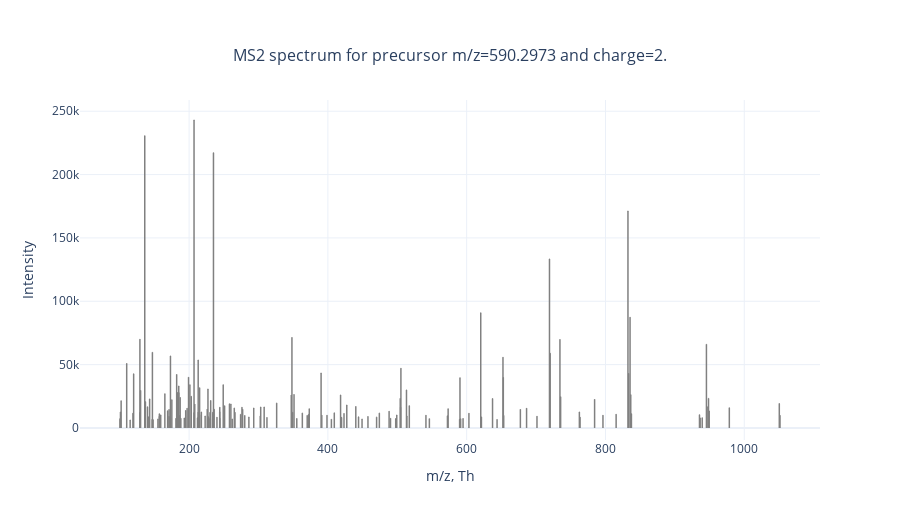

Notebook source saved alongside this figure:
### Code cell
# let's plot the MS2 spectra acquired at 50.0019 min for the precursor m/z = 590.2973
plot_mass_spectra(
    mz_values=df_ms2[df_ms2.scan == 61885].mz_values.values[0], 
    intensity_values=df_ms2[df_ms2.scan == 61885].intensity_values.values[0],
    title=f"MS2 spectrum for precursor m/z={df_ms2[df_ms2.scan == 61885].prec_mono_mz.values[0]} and charge={df_ms2[df_ms2.scan == 61885].prec_charge.values[0]}."
).show(config=utils.config)

### Figure 1 — Plotly figure (JSON) as saved in the notebook; plotly's stock layout.template omitted (floating-point values rounded to 4 significant figures; data arrays with more than 128 entries replaced by an {"elided": "..."} marker saying what was removed)
{"data": [{"hovertemplate": "<b>m/z:</b> %{x};<br><b>Intensity:</b> %{y}.", "marker": {"color": "grey", "size": 1}, "mode": "markers", "name": "", "showlegend": false, "type": "scatter", "x": {"elided": "170 float values"}, "y": {"elided": "170 int values"}}], "layout": {"height": 520, "hovermode": "closest", "legend": {"orientation": "h", "x": 1, "xanchor": "right", "y": 1.01, "yanchor": "bottom"}, "shapes": [{"line": {"color": "grey", "width": 1.5}, "type": "line", "x0": 100.4, "x1": 100.4, "xref": "x", "y0": 0, "y1": 7199, "yref": "y"}, {"line": {"color": "grey", "width": 1.5}, "type": "line", "x0": 101.1, "x1": 101.1, "xref": "x", "y0": 0, "y1": 12615, "yref": "y"}, {"line": {"color": "grey", "width": 1.5}, "type": "line", "x0": 101.1, "x1": 101.1, "xref": "x", "y0": 0, "y1": 6445, "yref": "y"}, {"line": {"color": "grey", "width": 1.5}, "type": "line", "x0": 102.1, "x1": 102.1, "xref": "x", "y0": 0, "y1": 21390, "yref": "y"}, {"line": {"color": "grey", "width": 1.5}, "type": "line", "x0": 110.1, "x1": 110.1, "xref": "x", "y0": 0, "y1": 50917, "yref": "y"}, {"line": {"color": "grey", "width": 1.5}, "type": "line", "x0": 115.1, "x1": 115.1, "xref": "x", "y0": 0, "y1": 6285, "yref": "y"}, {"line": {"color": "grey", "width": 1.5}, "type": "line", "x0": 119.0, "x1": 119.0, "xref": "x", "y0": 0, "y1": 11642, "yref": "y"}, {"line": {"color": "grey", "width": 1.5}, "type": "line", "x0": 120.1, "x1": 120.1, "xref": "x", "y0": 0, "y1": 42710, "yref": "y"}, {"line": {"color": "grey", "width": 1.5}, "type": "line", "x0": 129.1, "x1": 129.1, "xref": "x", "y0": 0, "y1": 12219, "yref": "y"}, {"line": {"color": "grey", "width": 1.5}, "type": "line", "x0": 129.1, "x1": 129.1, "xref": "x", "y0": 0, "y1": 69930, "yref": "y"}, {"line": {"color": "grey", "width": 1.5}, "type": "line", "x0": 130.1, "x1": 130.1, "xref": "x", "y0": 0, "y1": 29630, "yref": "y"}, {"line": {"color": "grey", "width": 1.5}, "type": "line", "x0": 136.1, "x1": 136.1, "xref": "x", "y0": 0, "y1": 11195, "yref": "y"}, {"line": {"color": "grey", "width": 1.5}, "type": "line", "x0": 136.1, "x1": 136.1, "xref": "x", "y0": 0, "y1": 230662, "yref": "y"}, {"line": {"color": "grey", "width": 1.5}, "type": "line", "x0": 137.1, "x1": 137.1, "xref": "x", "y0": 0, "y1": 20749, "yref": "y"}, {"line": {"color": "grey", "width": 1.5}, "type": "line", "x0": 140.1, "x1": 140.1, "xref": "x", "y0": 0, "y1": 16678, "yref": "y"}, {"line": {"color": "grey", "width": 1.5}, "type": "line", "x0": 141.1, "x1": 141.1, "xref": "x", "y0": 0, "y1": 8762, "yref": "y"}, {"line": {"color": "grey", "width": 1.5}, "type": "line", "x0": 143.1, "x1": 143.1, "xref": "x", "y0": 0, "y1": 22936, "yref": "y"}, {"line": {"color": "grey", "width": 1.5}, "type": "line", "x0": 146.7, "x1": 146.7, "xref": "x", "y0": 0, "y1": 6765, "yref": "y"}, {"line": {"color": "grey", "width": 1.5}, "type": "line", "x0": 147.1, "x1": 147.1, "xref": "x", "y0": 0, "y1": 59728, "yref": "y"}, {"line": {"color": "grey", "width": 1.5}, "type": "line", "x0": 148.1, "x1": 148.1, "xref": "x", "y0": 0, "y1": 6422, "yref": "y"}, {"line": {"color": "grey", "width": 1.5}, "type": "line", "x0": 155.1, "x1": 155.1, "xref": "x", "y0": 0, "y1": 7168, "yref": "y"}, {"line": {"color": "grey", "width": 1.5}, "type": "line", "x0": 157.1, "x1": 157.1, "xref": "x", "y0": 0, "y1": 9064, "yref": "y"}, {"line": {"color": "grey", "width": 1.5}, "type": "line", "x0": 157.1, "x1": 157.1, "xref": "x", "y0": 0, "y1": 11202, "yref": "y"}, {"line": {"color": "grey", "width": 1.5}, "type": "line", "x0": 158.1, "x1": 158.1, "xref": "x", "y0": 0, "y1": 8921, "yref": "y"}, {"line": {"color": "grey", "width": 1.5}, "type": "line", "x0": 159.1, "x1": 159.1, "xref": "x", "y0": 0, "y1": 10291, "yref": "y"}, {"line": {"color": "grey", "width": 1.5}, "type": "line", "x0": 165.1, "x1": 165.1, "xref": "x", "y0": 0, "y1": 27072, "yref": "y"}, {"line": {"color": "grey", "width": 1.5}, "type": "line", "x0": 169.1, "x1": 169.1, "xref": "x", "y0": 0, "y1": 13578, "yref": "y"}, {"line": {"color": "grey", "width": 1.5}, "type": "line", "x0": 171.1, "x1": 171.1, "xref": "x", "y0": 0, "y1": 9022, "yref": "y"}, {"line": {"color": "grey", "width": 1.5}, "type": "line", "x0": 171.1, "x1": 171.1, "xref": "x", "y0": 0, "y1": 14628, "yref": "y"}, {"line": {"color": "grey", "width": 1.5}, "type": "line", "x0": 173.1, "x1": 173.1, "xref": "x", "y0": 0, "y1": 8520, "yref": "y"}, {"line": {"color": "grey", "width": 1.5}, "type": "line", "x0": 173.1, "x1": 173.1, "xref": "x", "y0": 0, "y1": 56874, "yref": "y"}, {"line": {"color": "grey", "width": 1.5}, "type": "line", "x0": 175.1, "x1": 175.1, "xref": "x", "y0": 0, "y1": 22173, "yref": "y"}, {"line": {"color": "grey", "width": 1.5}, "type": "line", "x0": 181.1, "x1": 181.1, "xref": "x", "y0": 0, "y1": 7372, "yref": "y"}, {"line": {"color": "grey", "width": 1.5}, "type": "line", "x0": 182.1, "x1": 182.1, "xref": "x", "y0": 0, "y1": 42208, "yref": "y"}, {"line": {"color": "grey", "width": 1.5}, "type": "line", "x0": 183.1, "x1": 183.1, "xref": "x", "y0": 0, "y1": 27900, "yref": "y"}, {"line": {"color": "grey", "width": 1.5}, "type": "line", "x0": 185.1, "x1": 185.1, "xref": "x", "y0": 0, "y1": 33111, "yref": "y"}, {"line": {"color": "grey", "width": 1.5}, "type": "line", "x0": 185.1, "x1": 185.1, "xref": "x", "y0": 0, "y1": 8534, "yref": "y"}, {"line": {"color": "grey", "width": 1.5}, "type": "line", "x0": 185.2, "x1": 185.2, "xref": "x", "y0": 0, "y1": 27786, "yref": "y"}, {"line": {"color": "grey", "width": 1.5}, "type": "line", "x0": 186.1, "x1": 186.1, "xref": "x", "y0": 0, "y1": 9850, "yref": "y"}, {"line": {"color": "grey", "width": 1.5}, "type": "line", "x0": 187.1, "x1": 187.1, "xref": "x", "y0": 0, "y1": 7892, "yref": "y"}, {"line": {"color": "grey", "width": 1.5}, "type": "line", "x0": 187.1, "x1": 187.1, "xref": "x", "y0": 0, "y1": 23993, "yref": "y"}, {"line": {"color": "grey", "width": 1.5}, "type": "line", "x0": 188.1, "x1": 188.1, "xref": "x", "y0": 0, "y1": 7566, "yref": "y"}, {"line": {"color": "grey", "width": 1.5}, "type": "line", "x0": 193.1, "x1": 193.1, "xref": "x", "y0": 0, "y1": 7854, "yref": "y"}, {"line": {"color": "grey", "width": 1.5}, "type": "line", "x0": 195.1, "x1": 195.1, "xref": "x", "y0": 0, "y1": 13809, "yref": "y"}, {"line": {"color": "grey", "width": 1.5}, "type": "line", "x0": 197.1, "x1": 197.1, "xref": "x", "y0": 0, "y1": 15595, "yref": "y"}, {"line": {"color": "grey", "width": 1.5}, "type": "line", "x0": 199.2, "x1": 199.2, "xref": "x", "y0": 0, "y1": 40075, "yref": "y"}, {"line": {"color": "grey", "width": 1.5}, "type": "line", "x0": 201.1, "x1": 201.1, "xref": "x", "y0": 0, "y1": 34114, "yref": "y"}, {"line": {"color": "grey", "width": 1.5}, "type": "line", "x0": 203.1, "x1": 203.1, "xref": "x", "y0": 0, "y1": 25048, "yref": "y"}, {"line": {"color": "grey", "width": 1.5}, "type": "line", "x0": 207.1, "x1": 207.1, "xref": "x", "y0": 0, "y1": 11941, "yref": "y"}, {"line": {"color": "grey", "width": 1.5}, "type": "line", "x0": 207.1, "x1": 207.1, "xref": "x", "y0": 0, "y1": 243072, "yref": "y"}, {"line": {"color": "grey", "width": 1.5}, "type": "line", "x0": 208.1, "x1": 208.1, "xref": "x", "y0": 0, "y1": 18776, "yref": "y"}, {"line": {"color": "grey", "width": 1.5}, "type": "line", "x0": 212.1, "x1": 212.1, "xref": "x", "y0": 0, "y1": 7998, "yref": "y"}, {"line": {"color": "grey", "width": 1.5}, "type": "line", "x0": 213.1, "x1": 213.1, "xref": "x", "y0": 0, "y1": 53708, "yref": "y"}, {"line": {"color": "grey", "width": 1.5}, "type": "line", "x0": 213.2, "x1": 213.2, "xref": "x", "y0": 0, "y1": 12456, "yref": "y"}, {"line": {"color": "grey", "width": 1.5}, "type": "line", "x0": 215.1, "x1": 215.1, "xref": "x", "y0": 0, "y1": 10469, "yref": "y"}, {"line": {"color": "grey", "width": 1.5}, "type": "line", "x0": 215.1, "x1": 215.1, "xref": "x", "y0": 0, "y1": 31717, "yref": "y"}, {"line": {"color": "grey", "width": 1.5}, "type": "line", "x0": 217.7, "x1": 217.7, "xref": "x", "y0": 0, "y1": 12585, "yref": "y"}, {"line": {"color": "grey", "width": 1.5}, "type": "line", "x0": 223.1, "x1": 223.1, "xref": "x", "y0": 0, "y1": 9451, "yref": "y"}, {"line": {"color": "grey", "width": 1.5}, "type": "line", "x0": 226.1, "x1": 226.1, "xref": "x", "y0": 0, "y1": 14835, "yref": "y"}, {"line": {"color": "grey", "width": 1.5}, "type": "line", "x0": 227.1, "x1": 227.1, "xref": "x", "y0": 0, "y1": 9293, "yref": "y"}, {"line": {"color": "grey", "width": 1.5}, "type": "line", "x0": 227.2, "x1": 227.2, "xref": "x", "y0": 0, "y1": 30775, "yref": "y"}, {"line": {"color": "grey", "width": 1.5}, "type": "line", "x0": 228.1, "x1": 228.1, "xref": "x", "y0": 0, "y1": 8481, "yref": "y"}, {"line": {"color": "grey", "width": 1.5}, "type": "line", "x0": 230.1, "x1": 230.1, "xref": "x", "y0": 0, "y1": 7261, "yref": "y"}, {"line": {"color": "grey", "width": 1.5}, "type": "line", "x0": 230.1, "x1": 230.1, "xref": "x", "y0": 0, "y1": 12276, "yref": "y"}, {"line": {"color": "grey", "width": 1.5}, "type": "line", "x0": 231.1, "x1": 231.1, "xref": "x", "y0": 0, "y1": 21675, "yref": "y"}, {"line": {"color": "grey", "width": 1.5}, "type": "line", "x0": 234.0, "x1": 234.0, "xref": "x", "y0": 0, "y1": 7390, "yref": "y"}, {"line": {"color": "grey", "width": 1.5}, "type": "line", "x0": 234.1, "x1": 234.1, "xref": "x", "y0": 0, "y1": 12480, "yref": "y"}, {"line": {"color": "grey", "width": 1.5}, "type": "line", "x0": 235.1, "x1": 235.1, "xref": "x", "y0": 0, "y1": 11155, "yref": "y"}, {"line": {"color": "grey", "width": 1.5}, "type": "line", "x0": 235.1, "x1": 235.1, "xref": "x", "y0": 0, "y1": 217207, "yref": "y"}, {"line": {"color": "grey", "width": 1.5}, "type": "line", "x0": 236.1, "x1": 236.1, "xref": "x", "y0": 0, "y1": 14828, "yref": "y"}, {"line": {"color": "grey", "width": 1.5}, "type": "line", "x0": 240.1, "x1": 240.1, "xref": "x", "y0": 0, "y1": 8463, "yref": "y"}, {"line": {"color": "grey", "width": 1.5}, "type": "line", "x0": 244.1, "x1": 244.1, "xref": "x", "y0": 0, "y1": 12709, "yref": "y"}, {"line": {"color": "grey", "width": 1.5}, "type": "line", "x0": 244.1, "x1": 244.1, "xref": "x", "y0": 0, "y1": 7578, "yref": "y"}, {"line": {"color": "grey", "width": 1.5}, "type": "line", "x0": 244.2, "x1": 244.2, "xref": "x", "y0": 0, "y1": 16274, "yref": "y"}, {"line": {"color": "grey", "width": 1.5}, "type": "line", "x0": 249.2, "x1": 249.2, "xref": "x", "y0": 0, "y1": 34116, "yref": "y"}, {"line": {"color": "grey", "width": 1.5}, "type": "line", "x0": 251.1, "x1": 251.1, "xref": "x", "y0": 0, "y1": 17500, "yref": "y"}, {"line": {"color": "grey", "width": 1.5}, "type": "line", "x0": 258.1, "x1": 258.1, "xref": "x", "y0": 0, "y1": 19026, "yref": "y"}, {"line": {"color": "grey", "width": 1.5}, "type": "line", "x0": 260.2, "x1": 260.2, "xref": "x", "y0": 0, "y1": 18872, "yref": "y"}, {"line": {"color": "grey", "width": 1.5}, "type": "line", "x0": 262.1, "x1": 262.1, "xref": "x", "y0": 0, "y1": 7123, "yref": "y"}, {"line": {"color": "grey", "width": 1.5}, "type": "line", "x0": 265.1, "x1": 265.1, "xref": "x", "y0": 0, "y1": 15707, "yref": "y"}, {"line": {"color": "grey", "width": 1.5}, "type": "line", "x0": 266.1, "x1": 266.1, "xref": "x", "y0": 0, "y1": 12140, "yref": "y"}, {"line": {"color": "grey", "width": 1.5}, "type": "line", "x0": 274.2, "x1": 274.2, "xref": "x", "y0": 0, "y1": 10746, "yref": "y"}, {"line": {"color": "grey", "width": 1.5}, "type": "line", "x0": 276.2, "x1": 276.2, "xref": "x", "y0": 0, "y1": 16309, "yref": "y"}, {"line": {"color": "grey", "width": 1.5}, "type": "line", "x0": 277.2, "x1": 277.2, "xref": "x", "y0": 0, "y1": 14695, "yref": "y"}, {"line": {"color": "grey", "width": 1.5}, "type": "line", "x0": 280.2, "x1": 280.2, "xref": "x", "y0": 0, "y1": 9852, "yref": "y"}, {"line": {"color": "grey", "width": 1.5}, "type": "line", "x0": 286.1, "x1": 286.1, "xref": "x", "y0": 0, "y1": 8558, "yref": "y"}, {"line": {"color": "grey", "width": 1.5}, "type": "line", "x0": 293.1, "x1": 293.1, "xref": "x", "y0": 0, "y1": 15753, "yref": "y"}, {"line": {"color": "grey", "width": 1.5}, "type": "line", "x0": 302.5, "x1": 302.5, "xref": "x", "y0": 0, "y1": 9371, "yref": "y"}, {"line": {"color": "grey", "width": 1.5}, "type": "line", "x0": 303.2, "x1": 303.2, "xref": "x", "y0": 0, "y1": 16534, "yref": "y"}, {"line": {"color": "grey", "width": 1.5}, "type": "line", "x0": 308.2, "x1": 308.2, "xref": "x", "y0": 0, "y1": 16457, "yref": "y"}, {"line": {"color": "grey", "width": 1.5}, "type": "line", "x0": 312.2, "x1": 312.2, "xref": "x", "y0": 0, "y1": 8245, "yref": "y"}, {"line": {"color": "grey", "width": 1.5}, "type": "line", "x0": 326.2, "x1": 326.2, "xref": "x", "y0": 0, "y1": 19631, "yref": "y"}, {"line": {"color": "grey", "width": 1.5}, "type": "line", "x0": 347.2, "x1": 347.2, "xref": "x", "y0": 0, "y1": 25900, "yref": "y"}, {"line": {"color": "grey", "width": 1.5}, "type": "line", "x0": 348.2, "x1": 348.2, "xref": "x", "y0": 0, "y1": 71486, "yref": "y"}, {"line": {"color": "grey", "width": 1.5}, "type": "line", "x0": 349.2, "x1": 349.2, "xref": "x", "y0": 0, "y1": 12359, "yref": "y"}, {"line": {"color": "grey", "width": 1.5}, "type": "line", "x0": 351.2, "x1": 351.2, "xref": "x", "y0": 0, "y1": 26372, "yref": "y"}, {"line": {"color": "grey", "width": 1.5}, "type": "line", "x0": 355.2, "x1": 355.2, "xref": "x", "y0": 0, "y1": 7392, "yref": "y"}, {"line": {"color": "grey", "width": 1.5}, "type": "line", "x0": 363.2, "x1": 363.2, "xref": "x", "y0": 0, "y1": 11748, "yref": "y"}, {"line": {"color": "grey", "width": 1.5}, "type": "line", "x0": 370.2, "x1": 370.2, "xref": "x", "y0": 0, "y1": 9874, "yref": "y"}, {"line": {"color": "grey", "width": 1.5}, "type": "line", "x0": 372.2, "x1": 372.2, "xref": "x", "y0": 0, "y1": 10762, "yref": "y"}, {"line": {"color": "grey", "width": 1.5}, "type": "line", "x0": 373.2, "x1": 373.2, "xref": "x", "y0": 0, "y1": 15173, "yref": "y"}, {"line": {"color": "grey", "width": 1.5}, "type": "line", "x0": 390.2, "x1": 390.2, "xref": "x", "y0": 0, "y1": 43336, "yref": "y"}, {"line": {"color": "grey", "width": 1.5}, "type": "line", "x0": 391.2, "x1": 391.2, "xref": "x", "y0": 0, "y1": 10068, "yref": "y"}, {"line": {"color": "grey", "width": 1.5}, "type": "line", "x0": 398.7, "x1": 398.7, "xref": "x", "y0": 0, "y1": 10054, "yref": "y"}, {"line": {"color": "grey", "width": 1.5}, "type": "line", "x0": 405.1, "x1": 405.1, "xref": "x", "y0": 0, "y1": 6874, "yref": "y"}, {"line": {"color": "grey", "width": 1.5}, "type": "line", "x0": 409.2, "x1": 409.2, "xref": "x", "y0": 0, "y1": 11911, "yref": "y"}, {"line": {"color": "grey", "width": 1.5}, "type": "line", "x0": 418.3, "x1": 418.3, "xref": "x", "y0": 0, "y1": 26067, "yref": "y"}, {"line": {"color": "grey", "width": 1.5}, "type": "line", "x0": 419.3, "x1": 419.3, "xref": "x", "y0": 0, "y1": 8397, "yref": "y"}, {"line": {"color": "grey", "width": 1.5}, "type": "line", "x0": 419.7, "x1": 419.7, "xref": "x", "y0": 0, "y1": 8295, "yref": "y"}, {"line": {"color": "grey", "width": 1.5}, "type": "line", "x0": 423.2, "x1": 423.2, "xref": "x", "y0": 0, "y1": 11501, "yref": "y"}, {"line": {"color": "grey", "width": 1.5}, "type": "line", "x0": 427.2, "x1": 427.2, "xref": "x", "y0": 0, "y1": 18172, "yref": "y"}, {"line": {"color": "grey", "width": 1.5}, "type": "line", "x0": 440.2, "x1": 440.2, "xref": "x", "y0": 0, "y1": 16886, "yref": "y"}, {"line": {"color": "grey", "width": 1.5}, "type": "line", "x0": 444.2, "x1": 444.2, "xref": "x", "y0": 0, "y1": 8766, "yref": "y"}, {"line": {"color": "grey", "width": 1.5}, "type": "line", "x0": 449.2, "x1": 449.2, "xref": "x", "y0": 0, "y1": 7013, "yref": "y"}, {"line": {"color": "grey", "width": 1.5}, "type": "line", "x0": 457.7, "x1": 457.7, "xref": "x", "y0": 0, "y1": 9071, "yref": "y"}, {"line": {"color": "grey", "width": 1.5}, "type": "line", "x0": 470.2, "x1": 470.2, "xref": "x", "y0": 0, "y1": 8561, "yref": "y"}, {"line": {"color": "grey", "width": 1.5}, "type": "line", "x0": 474.2, "x1": 474.2, "xref": "x", "y0": 0, "y1": 11755, "yref": "y"}, {"line": {"color": "grey", "width": 1.5}, "type": "line", "x0": 488.2, "x1": 488.2, "xref": "x", "y0": 0, "y1": 13111, "yref": "y"}, {"line": {"color": "grey", "width": 1.5}, "type": "line", "x0": 490.2, "x1": 490.2, "xref": "x", "y0": 0, "y1": 7671, "yref": "y"}, {"line": {"color": "grey", "width": 1.5}, "type": "line", "x0": 497.7, "x1": 497.7, "xref": "x", "y0": 0, "y1": 7382, "yref": "y"}, {"line": {"color": "grey", "width": 1.5}, "type": "line", "x0": 499.2, "x1": 499.2, "xref": "x", "y0": 0, "y1": 10224, "yref": "y"}, {"line": {"color": "grey", "width": 1.5}, "type": "line", "x0": 504.2, "x1": 504.2, "xref": "x", "y0": 0, "y1": 23157, "yref": "y"}, {"line": {"color": "grey", "width": 1.5}, "type": "line", "x0": 504.7, "x1": 504.7, "xref": "x", "y0": 0, "y1": 16337, "yref": "y"}, {"line": {"color": "grey", "width": 1.5}, "type": "line", "x0": 505.2, "x1": 505.2, "xref": "x", "y0": 0, "y1": 47149, "yref": "y"}, {"line": {"color": "grey", "width": 1.5}, "type": "line", "x0": 513.2, "x1": 513.2, "xref": "x", "y0": 0, "y1": 30054, "yref": "y"}, {"line": {"color": "grey", "width": 1.5}, "type": "line", "x0": 513.8, "x1": 513.8, "xref": "x", "y0": 0, "y1": 9378, "yref": "y"}, {"line": {"color": "grey", "width": 1.5}, "type": "line", "x0": 517.3, "x1": 517.3, "xref": "x", "y0": 0, "y1": 17609, "yref": "y"}, {"line": {"color": "grey", "width": 1.5}, "type": "line", "x0": 541.3, "x1": 541.3, "xref": "x", "y0": 0, "y1": 10011, "yref": "y"}, {"line": {"color": "grey", "width": 1.5}, "type": "line", "x0": 546.2, "x1": 546.2, "xref": "x", "y0": 0, "y1": 7359, "yref": "y"}, {"line": {"color": "grey", "width": 1.5}, "type": "line", "x0": 572.3, "x1": 572.3, "xref": "x", "y0": 0, "y1": 9580, "yref": "y"}, {"line": {"color": "grey", "width": 1.5}, "type": "line", "x0": 573.3, "x1": 573.3, "xref": "x", "y0": 0, "y1": 15261, "yref": "y"}, {"line": {"color": "grey", "width": 1.5}, "type": "line", "x0": 589.8, "x1": 589.8, "xref": "x", "y0": 0, "y1": 6798, "yref": "y"}, {"line": {"color": "grey", "width": 1.5}, "type": "line", "x0": 590.3, "x1": 590.3, "xref": "x", "y0": 0, "y1": 39644, "yref": "y"}, {"line": {"color": "grey", "width": 1.5}, "type": "line", "x0": 591.3, "x1": 591.3, "xref": "x", "y0": 0, "y1": 7251, "yref": "y"}, {"line": {"color": "grey", "width": 1.5}, "type": "line", "x0": 594.8, "x1": 594.8, "xref": "x", "y0": 0, "y1": 7486, "yref": "y"}, {"line": {"color": "grey", "width": 1.5}, "type": "line", "x0": 603.2, "x1": 603.2, "xref": "x", "y0": 0, "y1": 11672, "yref": "y"}, {"line": {"color": "grey", "width": 1.5}, "type": "line", "x0": 620.3, "x1": 620.3, "xref": "x", "y0": 0, "y1": 90886, "yref": "y"}, {"line": {"color": "grey", "width": 1.5}, "type": "line", "x0": 621.2, "x1": 621.2, "xref": "x", "y0": 0, "y1": 8742, "yref": "y"}, {"line": {"color": "grey", "width": 1.5}, "type": "line", "x0": 637.3, "x1": 637.3, "xref": "x", "y0": 0, "y1": 23182, "yref": "y"}, {"line": {"color": "grey", "width": 1.5}, "type": "line", "x0": 643.8, "x1": 643.8, "xref": "x", "y0": 0, "y1": 6733, "yref": "y"}, {"line": {"color": "grey", "width": 1.5}, "type": "line", "x0": 652.3, "x1": 652.3, "xref": "x", "y0": 0, "y1": 55852, "yref": "y"}, {"line": {"color": "grey", "width": 1.5}, "type": "line", "x0": 652.8, "x1": 652.8, "xref": "x", "y0": 0, "y1": 39821, "yref": "y"}, {"line": {"color": "grey", "width": 1.5}, "type": "line", "x0": 653.3, "x1": 653.3, "xref": "x", "y0": 0, "y1": 9779, "yref": "y"}, {"line": {"color": "grey", "width": 1.5}, "type": "line", "x0": 677.4, "x1": 677.4, "xref": "x", "y0": 0, "y1": 14654, "yref": "y"}, {"line": {"color": "grey", "width": 1.5}, "type": "line", "x0": 686.3, "x1": 686.3, "xref": "x", "y0": 0, "y1": 15633, "yref": "y"}, {"line": {"color": "grey", "width": 1.5}, "type": "line", "x0": 701.3, "x1": 701.3, "xref": "x", "y0": 0, "y1": 9282, "yref": "y"}, {"line": {"color": "grey", "width": 1.5}, "type": "line", "x0": 719.3, "x1": 719.3, "xref": "x", "y0": 0, "y1": 133432, "yref": "y"}, {"line": {"color": "grey", "width": 1.5}, "type": "line", "x0": 720.3, "x1": 720.3, "xref": "x", "y0": 0, "y1": 58992, "yref": "y"}, {"line": {"color": "grey", "width": 1.5}, "type": "line", "x0": 734.4, "x1": 734.4, "xref": "x", "y0": 0, "y1": 69794, "yref": "y"}, {"line": {"color": "grey", "width": 1.5}, "type": "line", "x0": 735.4, "x1": 735.4, "xref": "x", "y0": 0, "y1": 24616, "yref": "y"}, {"line": {"color": "grey", "width": 1.5}, "type": "line", "x0": 762.4, "x1": 762.4, "xref": "x", "y0": 0, "y1": 12645, "yref": "y"}, {"line": {"color": "grey", "width": 1.5}, "type": "line", "x0": 763.4, "x1": 763.4, "xref": "x", "y0": 0, "y1": 8548, "yref": "y"}, {"line": {"color": "grey", "width": 1.5}, "type": "line", "x0": 784.3, "x1": 784.3, "xref": "x", "y0": 0, "y1": 22555, "yref": "y"}, {"line": {"color": "grey", "width": 1.5}, "type": "line", "x0": 796.4, "x1": 796.4, "xref": "x", "y0": 0, "y1": 10080, "yref": "y"}, {"line": {"color": "grey", "width": 1.5}, "type": "line", "x0": 815.4, "x1": 815.4, "xref": "x", "y0": 0, "y1": 10898, "yref": "y"}, {"line": {"color": "grey", "width": 1.5}, "type": "line", "x0": 832.4, "x1": 832.4, "xref": "x", "y0": 0, "y1": 171181, "yref": "y"}, {"line": {"color": "grey", "width": 1.5}, "type": "line", "x0": 833.4, "x1": 833.4, "xref": "x", "y0": 0, "y1": 43006, "yref": "y"}, {"line": {"color": "grey", "width": 1.5}, "type": "line", "x0": 835.4, "x1": 835.4, "xref": "x", "y0": 0, "y1": 87336, "yref": "y"}, {"line": {"color": "grey", "width": 1.5}, "type": "line", "x0": 836.4, "x1": 836.4, "xref": "x", "y0": 0, "y1": 26311, "yref": "y"}, {"line": {"color": "grey", "width": 1.5}, "type": "line", "x0": 837.4, "x1": 837.4, "xref": "x", "y0": 0, "y1": 11214, "yref": "y"}, {"line": {"color": "grey", "width": 1.5}, "type": "line", "x0": 935.5, "x1": 935.5, "xref": "x", "y0": 0, "y1": 10441, "yref": "y"}, {"line": {"color": "grey", "width": 1.5}, "type": "line", "x0": 936.5, "x1": 936.5, "xref": "x", "y0": 0, "y1": 7889, "yref": "y"}, {"line": {"color": "grey", "width": 1.5}, "type": "line", "x0": 939.4, "x1": 939.4, "xref": "x", "y0": 0, "y1": 8052, "yref": "y"}, {"line": {"color": "grey", "width": 1.5}, "type": "line", "x0": 945.5, "x1": 945.5, "xref": "x", "y0": 0, "y1": 66036, "yref": "y"}, {"line": {"color": "grey", "width": 1.5}, "type": "line", "x0": 946.5, "x1": 946.5, "xref": "x", "y0": 0, "y1": 16686, "yref": "y"}, {"line": {"color": "grey", "width": 1.5}, "type": "line", "x0": 948.5, "x1": 948.5, "xref": "x", "y0": 0, "y1": 23359, "yref": "y"}, {"line": {"color": "grey", "width": 1.5}, "type": "line", "x0": 949.5, "x1": 949.5, "xref": "x", "y0": 0, "y1": 13301, "yref": "y"}, {"line": {"color": "grey", "width": 1.5}, "type": "line", "x0": 978.5, "x1": 978.5, "xref": "x", "y0": 0, "y1": 15929, "yref": "y"}, {"line": {"color": "grey", "width": 1.5}, "type": "line", "x0": 1051.0, "x1": 1051.0, "xref": "x", "y0": 0, "y1": 19293, "yref": "y"}, {"line": {"color": "grey", "width": 1.5}, "type": "line", "x0": 1052.0, "x1": 1052.0, "xref": "x", "y0": 0, "y1": 9851, "yref": "y"}], "title": {"font": {"size": 16}, "text": "MS2 spectrum for precursor m/z=590.2973 and charge=2.", "x": 0.5, "xanchor": "center", "yanchor": "top"}, "xaxis": {"title": {"text": "m/z, Th"}}, "yaxis": {"title": {"text": "Intensity"}}}}
